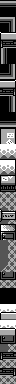

Rendered tile map (Tiled .tmx) drawn with the repository's tilesets; below, a short description and the full map source, tile grids included:
An orthogonal 2x48 tile map with 8x8 px tiles, 1 tile layer (metatiles).

<map orientation="orthogonal" renderorder="right-down" tilewidth="8" tileheight="8" width="2" height="48">
	<tileset firstgid="1" tilewidth="8" tileheight="8">
		<image source="../../../gfx/tilesets/image_16_6260.png" />
	</tileset>
	<layer id="1" name="metatiles" width="2" height="48">
		<data encoding="csv">
2, 2,
3, 3,
2, 4,
3, 5,
6, 8,
7, 9,
10, 3,
10, 3,
3, 5,
11, 12,
8, 14,
13, 15,
3, 5,
3, 5,
3, 3,
11, 11,
16, 18,
17, 19,
20, 20,
21, 21,
20, 22,
21, 23,
24, 26,
25, 27,
28, 28,
28, 28,
29, 31,
30, 32,
33, 35,
34, 36,
37, 28,
37, 28,
37, 28,
38, 28,
39, 40,
28, 28,
3, 3,
3, 3,
20, 20,
6, 8,
20, 20,
8, 14,
39, 40,
37, 28,
7, 9,
28, 28,
13, 15,
28, 28</data>
	</layer>
</map>
